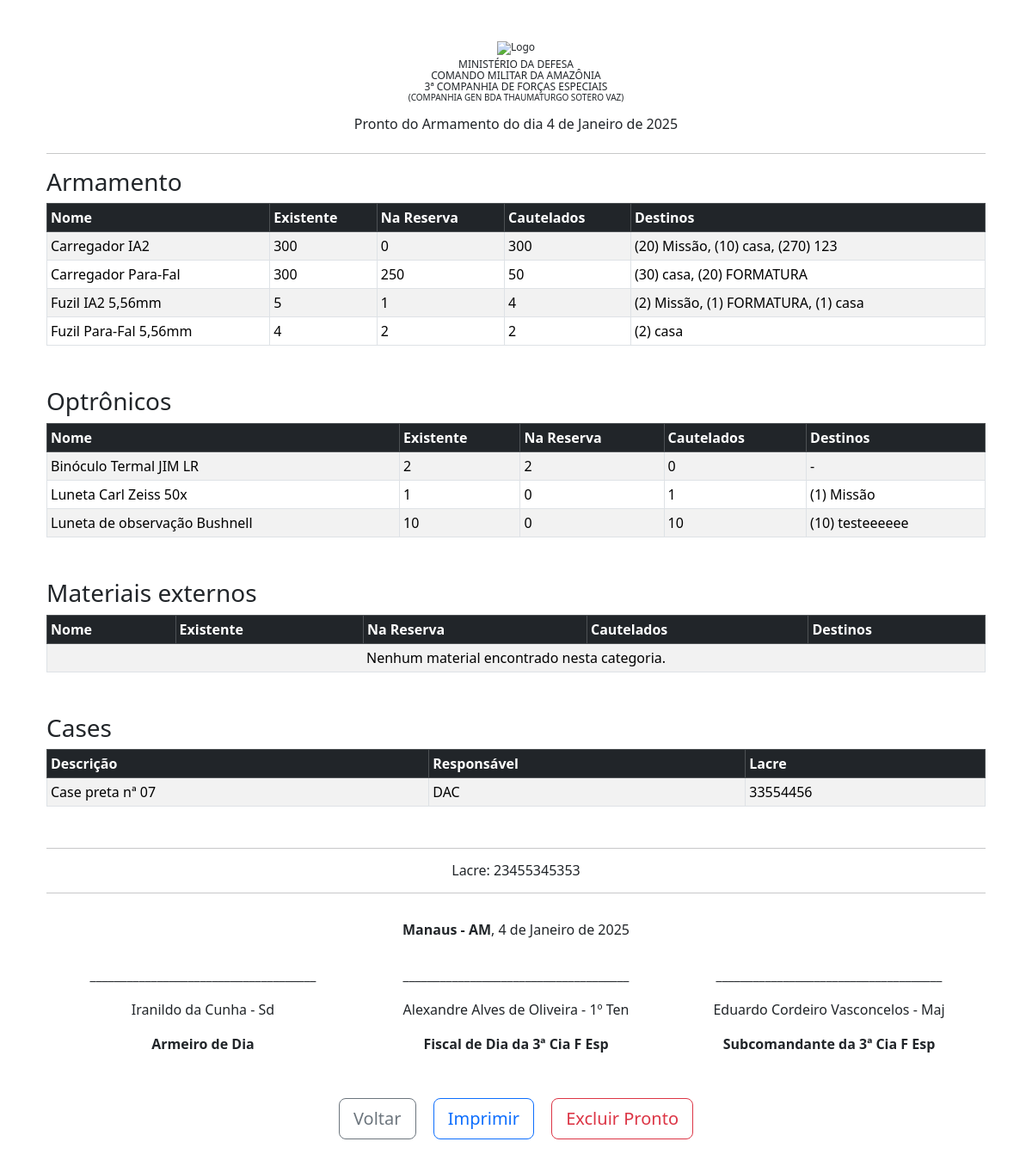
Screenshot of /pronto-armamento/visualizar/13/ (signed in) with the database file from the repository.
### guardiao/models.py (models this page shows, shortened)
class ProntoArmamento(models.Model):
    data = models.DateField(auto_now_add=True)
    numero = models.PositiveIntegerField(unique=True)
    lacre = models.CharField(max_length=50)
    assinante_1 = models.ForeignKey(
        Assinante, related_name='assinante_1', on_delete=models.CASCADE)
    funcao_1 = models.ForeignKey(
        FuncaoAssinante, related_name='funcao_1', on_delete=models.CASCADE)
    assinante_2 = models.ForeignKey(
        Assinante, related_name='assinante_2', on_delete=models.CASCADE)
    funcao_2 = models.ForeignKey(
        FuncaoAssinante, related_name='funcao_2', on_delete=models.CASCADE)
    assinante_3 = models.ForeignKey(
        Assinante, related_name='assinante_3', on_delete=models.CASCADE)
    funcao_3 = models.ForeignKey(
        FuncaoAssinante, related_name='funcao_3', on_delete=models.CASCADE)
    tabela = models.TextField()

class Assinante(models.Model):
    nome = models.CharField(max_length=100)
    def __str__(self):
        return self.nome

class FuncaoAssinante(models.Model):
    nome = models.CharField(max_length=100)
    def __str__(self):
        return self.nome

### guardiao/views.py (the view)
@login_required
@nivel_acesso_minimo(1)
def visualizar_pronto(request, pronto_id):
    pronto = get_object_or_404(ProntoArmamento, id=pronto_id)
    if 'HTTP_REFERER' in request.META:
        voltar_url = request.META['HTTP_REFERER']
    else:
        voltar_url = '/'
    return render(request, 'visualizar_pronto.html', {
        'pronto': pronto,
        'voltar_url': voltar_url,
    })

### guardiao/templates/visualizar_pronto.html (shortened to what this page needs)
{% extends 'base.html' %}
{% load static %}
{% block content %}
<div class="container mt-5">
    <div class="text-center mb-3" style="font-size: 12px; line-height: 1.1;">
        <img src="{% static 'images/simbolo_repubica.png' %}" alt="Logo" width="70" class="mb-1">
        <p style="margin: 0; font-size: 12px;">MINISTÉRIO DA DEFESA</p>
        <p style="margin: 0; font-size: 12px;">COMANDO MILITAR DA AMAZÔNIA</p>
        <p style="margin: 0; font-size: 12px;">3ª COMPANHIA DE FORÇAS ESPECIAIS</p>
        <p style="margin: 0; font-size: 10px;">(COMPANHIA GEN BDA THAUMATURGO SOTERO VAZ)</p>
    </div>
    <h6 class="text-center mb-4">Pronto do Armamento do dia {{ pronto.data }}</h6>
    <hr>
    <div>
        {{ pronto.tabela|safe }}
    </div>
    <hr>
    <h6 class="text-center">Lacre: {{ pronto.lacre }}</h6>
    <hr>
    <div class="no-break">
        <div class="text-center mb-4">
            <p><strong>Manaus - AM</strong>, {{ pronto.data }}</p>
        </div>
        <div class="assinatura-container">
            <div class="assinatura-item">
                <p>_____________________________________</p>
                <p>{{ pronto.assinante_1 }}</p>
                <p><strong>{{ pronto.funcao_1 }}</strong></p>
            </div>
            <div class="assinatura-item">
                <p>_____________________________________</p>
                <p>{{ pronto.assinante_2 }}</p>
                <p><strong>{{ pronto.funcao_2 }}</strong></p>
            </div>
            <div class="assinatura-item">
                <p>_____________________________________</p>
                <p>{{ pronto.assinante_3 }}</p>
                <p><strong>{{ pronto.funcao_3 }}</strong></p>
            </div>
        </div>
    </div>
    <div class="text-center mt-4 mb-4">
        <a href="{{ voltar_url }}" class="btn btn-outline-secondary btn-lg mx-2">Voltar</a>
        <button onclick="window.print()" class="btn btn-outline-primary btn-lg mx-2">Imprimir</button>
        {% if user.operador.nivel_acesso == 3 %}
            <a href="{% url 'excluir_pronto' pronto.id %}"
               class="btn btn-outline-danger btn-lg mx-2"
               onclick="return confirm('Tem certeza que deseja excluir o Pronto Nº {{ pronto.numero }}?')">
                Excluir Pronto
            </a>
        {% endif %}
    </div>
</div>
{% endblock %}

### rows the page displays
ProntoArmamento: data "4 de Janeiro de 2025", tabela "Armamento Nome Existente Na Reserva Cautelados Destinos Carregador IA2 300 0 300 (20) Missão, (10) casa, (270) 123 Carregador Para-Fal 300 250 50 (30) casa, (20) FORMATURA Fuzil IA2 5,56mm 5 1 4 (2) Missão, (1) FORMATURA, (1) casa Fuzil Para-Fal 5,56mm 4 2 2 (2) casa Optrônicos Nome Existente Na Reserva Cautelados Destinos Binóculo Termal JIM LR 2 2 0 - Luneta Carl Zeiss 50x 1 0 1 (1) Missão Luneta de observação Bushnell 10 0 10 (10) testeeeeee Materiais externos Nome Existente Na Reserva Cautelados Destinos Nenhum material encontrado nesta categoria. Cases Descrição Responsável Lacre Case preta nª 07 DAC 33554456", lacre "23455345353", assinante_1 "Iranildo da Cunha - Sd", funcao_1 "Armeiro de Dia", assinante_2 "Alexandre Alves de Oliveira - 1º Ten", funcao_2 "Fiscal de Dia da 3ª Cia F Esp", assinante_3 "Eduardo Cordeiro Vasconcelos - Maj", funcao_3 "Subcomandante da 3ª Cia F Esp"
